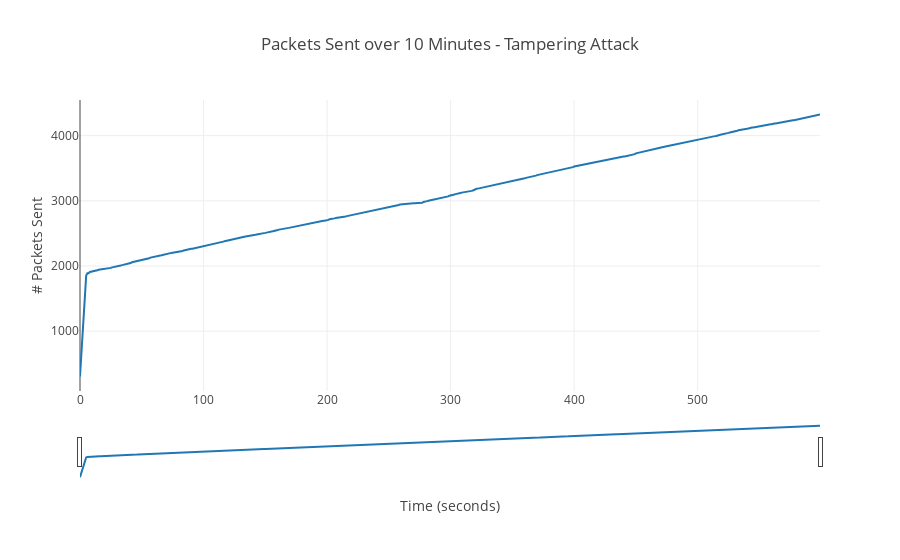

Here is the notebook cell this chart was saved with:
### Code cell
data = [go.Scatter(
          x=np.arange(0, 600),
          y=getPacketsSent(df_tamper))]

layout = dict(
    title="Packets Sent over 10 Minutes - Tampering Attack",
    xaxis=dict(
        title='Time (seconds)',
        rangeslider=dict(
            visible = True
        )
    ), 
    yaxis=dict(
        title='# Packets Sent'
    )
)

iplot(dict(data=data, layout=layout))

### Figure 1 — Plotly figure (JSON) as saved in the notebook; plotly's stock layout.template omitted (floating-point values rounded to 4 significant figures; data arrays with more than 128 entries replaced by an {"elided": "..."} marker saying what was removed)
{"data": [{"type": "scatter", "uid": "723a03a5-4c1c-4f67-8c16-4d58ba0419e5", "x": {"elided": "600 int values"}, "y": {"elided": "600 int values"}}], "layout": {"title": {"text": "Packets Sent over 10 Minutes - Tampering Attack"}, "xaxis": {"rangeslider": {"visible": true}, "title": {"text": "Time (seconds)"}}, "yaxis": {"title": {"text": "# Packets Sent"}}}}
